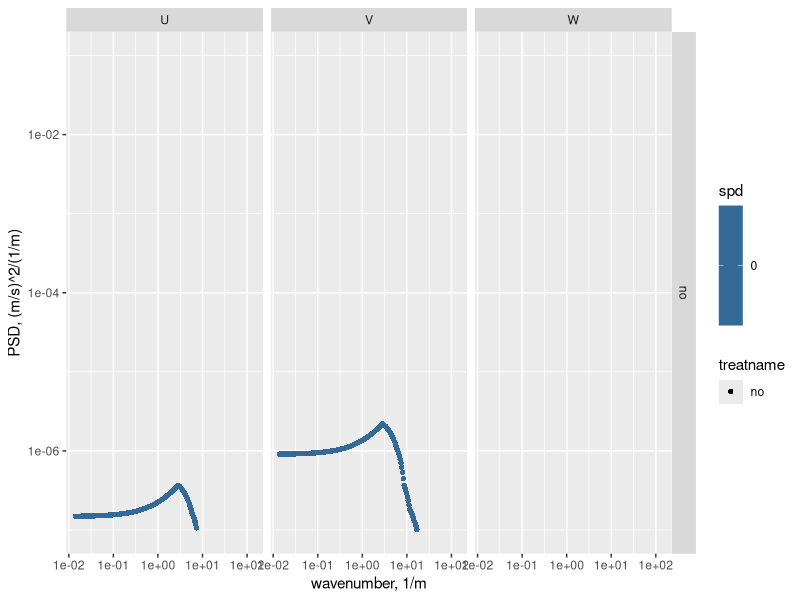

Reproduce this figure in R. (Note: this script raises an error after producing the figure.)
library(ggplot2)
library(plyr)

# load data
psds <- read.table("apsdsk.csv",header=TRUE,sep=",")

# plot psd U
fig3 <- ggplot(data=psds,aes(kfrequency,Pxx,colour=spd,shape=treatname))+geom_point()+scale_x_log10()+scale_y_log10(limits=c(1e-7,1e-1))+xlab("wavenumber, 1/m")+ylab("PSD, (m/s)^2/(1/m)")+facet_grid(treatname~from)
pdf("apsdsk2.pdf")
print(fig3)
dev.off()



# alternative using grid faceting
#fig2 <- ggplot(data=covariances,aes(spd,cov,colour=modelname))+geom_point()+facet_grid(from ~ to)


# load and plot one-third-octave-band data
tobs <- read.table("atobk.csv",header=TRUE,sep=",",na.strings="nan")

fig5 <- ggplot(data=tobs,aes(x=as.factor(kcenterfreq),y=value,colour=spd,na.rm=TRUE))+geom_point()+geom_line(aes(group=spd))+scale_y_log10(limits=c(1e-8,1e-1))+xlab("1/3 octave band center wavenumber, 1/m")+ylab("(m/s)^2")+facet_grid(treatname~from)+opts(axis.text.x=theme_text(angle=-90,hjust=0))
pdf("atobk.pdf")
print(fig5)
dev.off()

